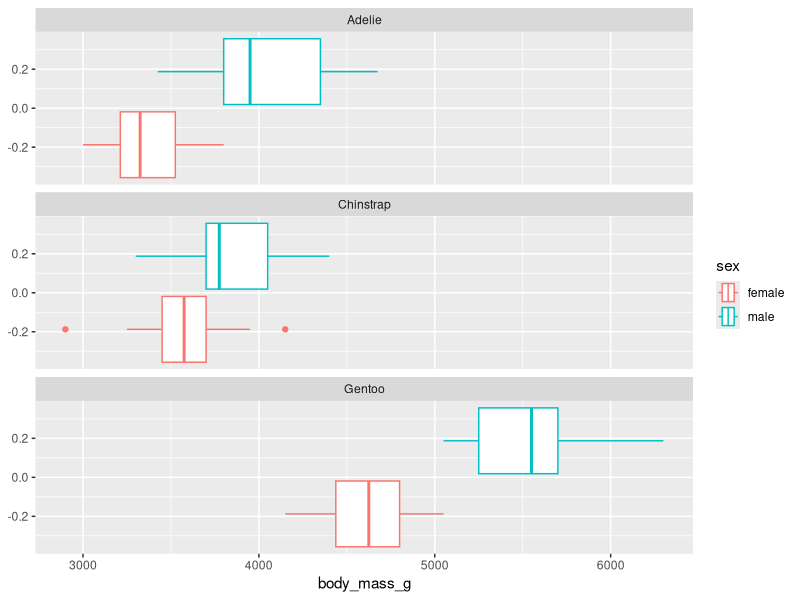
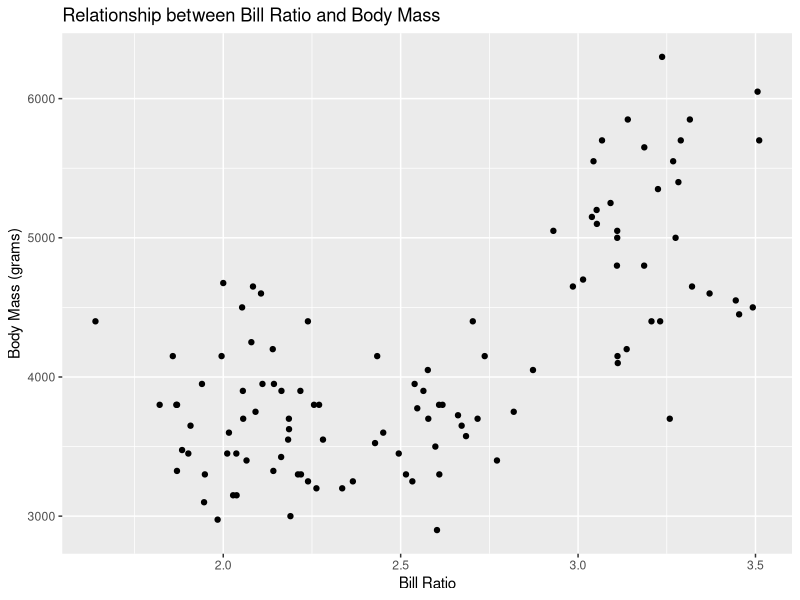
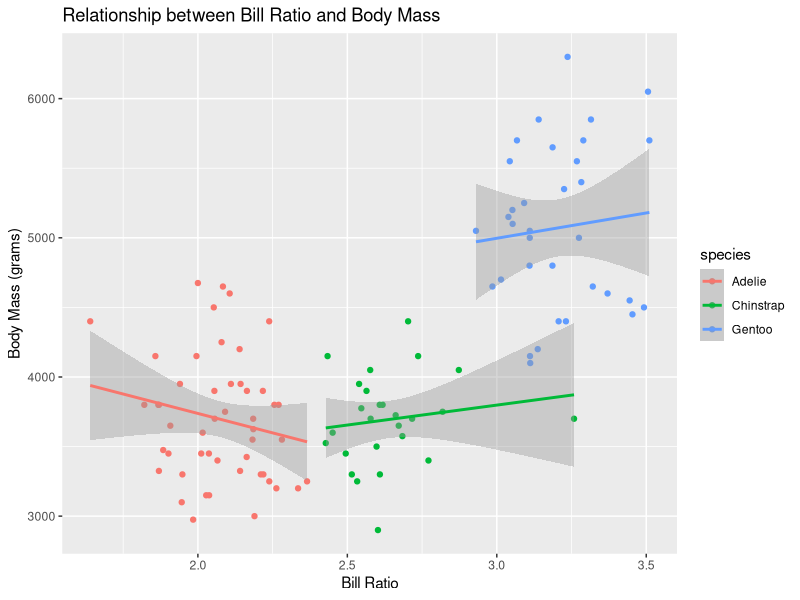
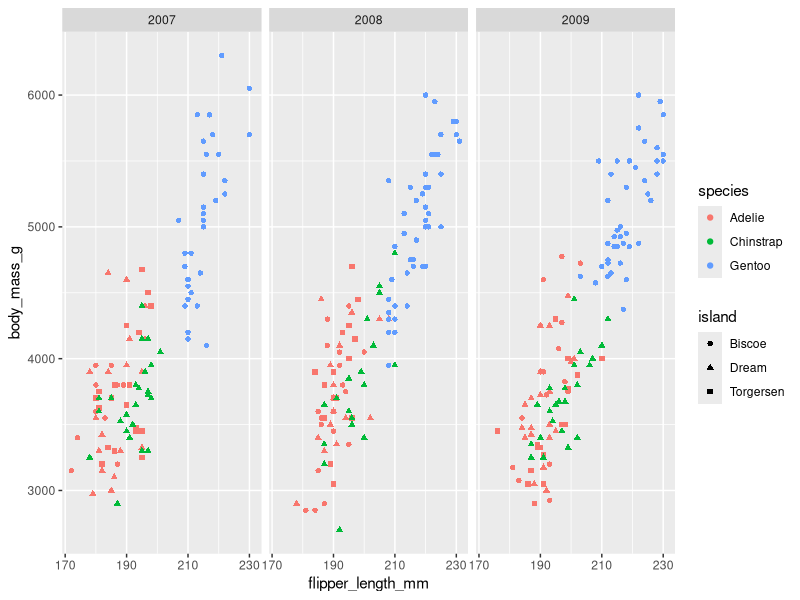

Reproduce these figures in R, in order.
## ---- chunk 1
knitr::opts_chunk$set(echo = TRUE, eval = TRUE,  
                      warning = FALSE, message = FALSE, 
                      fig.align = "center",
                      R.options = list(max.print=100))

# Edit the file starting below
## ---- chunk 2
# Call dplyr and ggplot2 packages within tidyverse
library(tidyverse)

# Paste and run the following uncommented code into your console: 
# install.packages("palmerpenguins")

# Save the data as a dataframe
penguins <- as.data.frame(palmerpenguins::penguins)
## ---- chunk 3
# storing information from from pengins data set from just 2007 into new object
penguins_2007 <- penguins %>%
  filter(year==2007)

nrow(penguins)
nrow(penguins_2007)
## ---- chunk 4
penguins_2007 %>%
  group_by(species, island) %>% # grouping by species, then by island
  summarize(count=n()) # count per species-island
## ---- chunk 5
# create new variable bill_ratio by algebra (division) of existing two variables
# and add it into penguins_2007 dataset
penguins_2007 <- penguins_2007 %>%
  mutate(bill_ratio = bill_length_mm/bill_depth_mm)
## ---- chunk 6
# filter for bill ratio that is greater than 3.5
penguins_2007 %>%
  filter(bill_ratio > 3.5)
## ---- chunk 7
# 3 smallest bill ratios of each species
penguins_2007 %>%
  group_by(species) %>%
  slice_min(bill_ratio, n=3) %>% # 3 smallest for each species
  select(species, sex, bill_ratio) # display only these variables
## ---- chunk 8
# mean and standard deviation of each of the species
penguins_2007 %>%
  group_by(species) %>%
  summarize(mean_bill_ratio = mean(bill_ratio, na.rm=T), # calculate mean
            sd_bill_ratio = sd(bill_ratio, na.rm=T)) # calculate sd
## ---- chunk 9
penguins_2007 %>%
  filter(!is.na(sex)) %>% # remove NA values in sex variable
  ggplot(aes(x = body_mass_g, color = sex)) +
  geom_boxplot() +
  facet_wrap(~ species, nrow=3) # separate graphs by species type and stack
## ---- chunk 10
# scatter plot of bill ratio vs body mass
penguins_2007 %>%
  ggplot(aes(x=bill_ratio, y=body_mass_g)) +
  geom_point() +
  labs(title="Relationship between Bill Ratio and Body Mass",
       x="Bill Ratio",
       y="Body Mass (grams)")
## ---- chunk 11
# make scatter plot of bill ratio vs body mass
penguins_2007 %>%
  ggplot(aes(x=bill_ratio, y=body_mass_g, color=species)) +
  geom_point() +
  geom_smooth(method = "lm") + # regression line
  labs(title="Relationship between Bill Ratio and Body Mass",
       x="Bill Ratio",
       y="Body Mass (grams)")
## ---- chunk 12
# scatter plot of flipper length vs body mass
penguins %>%
  ggplot(aes(x=flipper_length_mm, y=body_mass_g, color=species, shape=island)) +
  geom_point() +
  facet_wrap(~ year) + # separate by year
  # x-axis ticks to go from 170 to 230 by margins of 20
  scale_x_continuous(breaks = seq(170,230,20))
## ---- chunk 13
## DO NOT DELETE THIS BLOCK!
Sys.info()
